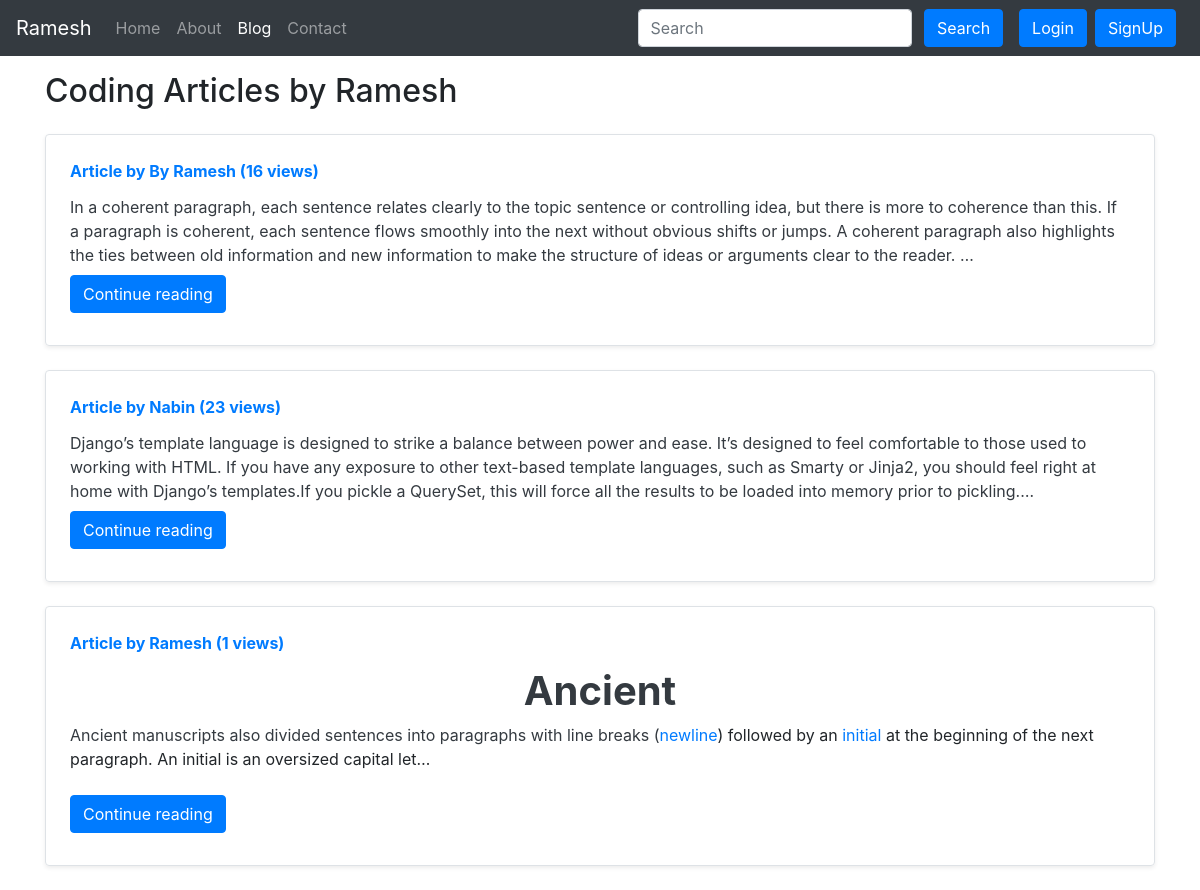
Screenshot of /blog/ with the database file from the repository.
### blog/models.py (models this page shows, shortened)
class Post(models.Model):
    sno=models.AutoField(primary_key=True)
    title=models.CharField(max_length=255)
    author=models.CharField(max_length=14)
    slug=models.CharField(max_length=130)
    views = models.IntegerField(default=0)
    timeStamp=models.DateTimeField(blank=True)
    content=models.TextField()

### blog/views.py (the view)
# urls.py: path('', views.blogHome, name='blogHome'),
def blogHome(request):
    allPosts= Post.objects.all()
    context={'allPosts': allPosts}
    return render(request, "blog/blogHome.html", context)

### templates/blog/blogHome.html (shortened to what this page needs)
{% extends 'base.html' %}
{% block blogactive %} active {% endblock blogactive %}
{% block body %}
<div class="container my-3">
    <h2>Coding Articles by Ramesh</h2>
    {% for post in allPosts  %}
    <div class="row no-gutters border rounded overflow-hidden flex-md-row mb-4 shadow-sm h-md-250 my-4 position-relative">
        <div class="col p-4 d-flex flex-column position-static">
            <strong class="d-inline-block mb-2 text-primary">Article  by {{post.author}} ({{post.views}} views)</strong>
            <h3 class="mb-0"><a class="text-dark" href="/blog/{{post.slug}}"{{post.title}} </a> </h3>
            <p class="card-text mb-auto">{{post.content|safe| truncatechars:400}}</p>
            <div class="my-2">
            	<a href="/blog/{{post.slug}}" role="button" class="btn btn-primary">Continue reading</a>
            </div>
        </div>
        </div>
        {% endfor %}
    </div>
 {% endblock %}

### rows the page displays
Post: author "By Ramesh", views "16", content "In a coherent paragraph, each sentence relates clearly to the topic sentence or controlling idea, but there is more to coherence than this. If a paragraph is coherent, each sentence flows smoothly into the next without obvious shifts or jumps. A coherent paragraph also highlights the ties between old information and new information to make the structure of ideas or arguments clear to the reader. …"
Post: author "Nabin", views "23", content "Django’s template language is designed to strike a balance between power and ease. It’s designed to feel comfortable to those used to working with HTML. If you have any exposure to other text-based template languages, such as Smarty or Jinja2, you should feel right at home with Django’s templates.If you pickle a QuerySet, this will force all the results to be loaded into memory prior to pickling.…"
Post: author "Ramesh", views "1", content "Ancient Ancient manuscripts also divided sentences into paragraphs with line breaks ( newline ) followed by an initial at the beginning of the next paragraph. An initial is an oversized capital let…"
